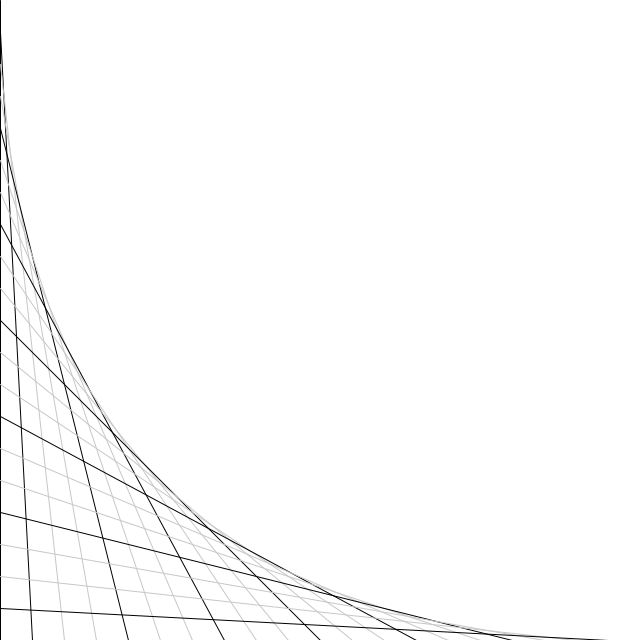
Frame 1 (no input)
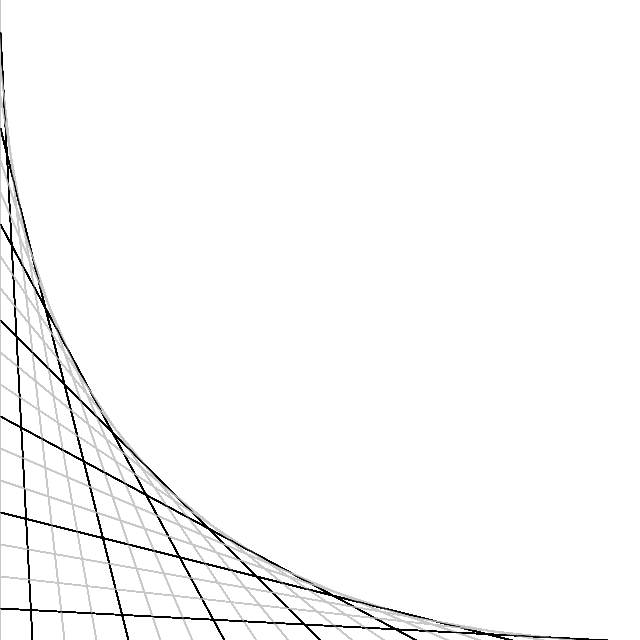
Frame 60 (the mouse pressed at the canvas centre just before this capture)
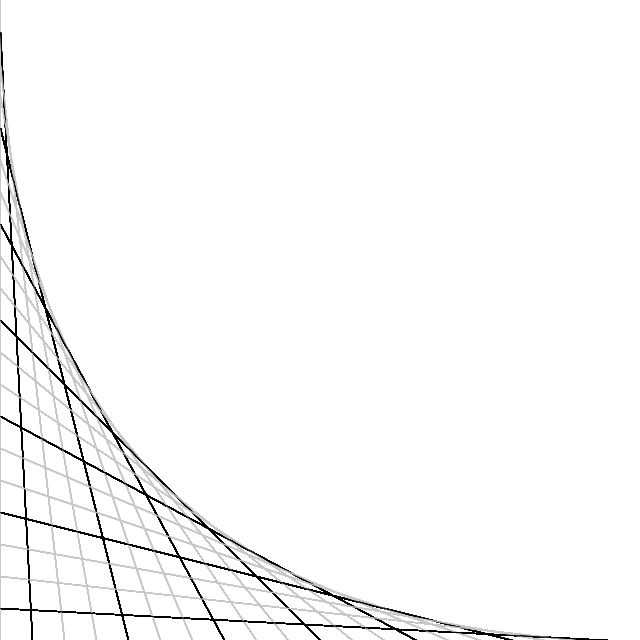
Frame 120 (the mouse held since frame 60 and released just before this capture)

The Processing sketch that drew these frames (run headless with seeded random() and noise(); from frame 60 on, the mouse is pressed at the canvas centre):

// Processing sketch: Assignment02
// ── Assignment02.pde

void setup()
{ 
  size(640,640);
  background(255);
  
  
}

void draw()
{
  ParabolicCurve myCurve = new ParabolicCurve(0,width,height,20);
  myCurve.update();
}

class ParabolicCurve {

  int position, axis1, axis2, numberOfLines;
  public ParabolicCurve (int pos,int a1,int a2,int nuOfLi) {
    position = pos;
    axis1 = a1; // height
    axis2 = a2; // width
    numberOfLines = nuOfLi;

  }
  public void update()
  {

    for(int i = 0; i < numberOfLines; i++)
    {   
      line(position, i*(axis1/numberOfLines), i*(axis2/numberOfLines),axis2);
      stroke(199);
      if( i%3 == 0)
      {
        stroke(0);
      }
    
    }
  }

}
